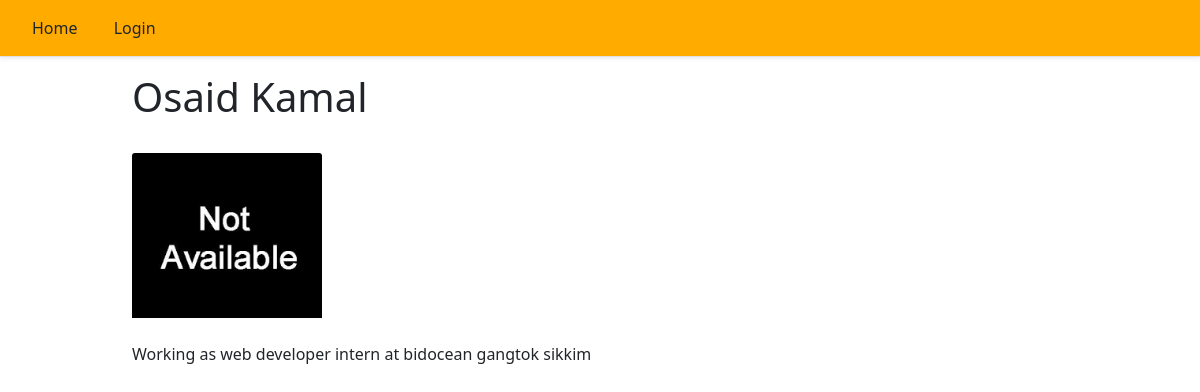
/show/1/, run on the app's committed database.
### new/models.py (models this page shows, shortened)
class Detail(models.Model):
    fullname=models.CharField(max_length=20,default="")
    image = models.ImageField(null=True, blank=True)
    desc = models.TextField(max_length=500, default="")
    shdesc = models.TextField(max_length=30, default="")
    name = models.OneToOneField(myuser, default=None,
                             on_delete=models.CASCADE, blank=True, null=True)

### new/views.py (the view)
# urls.py: path('show/<str:pk>/', views.show, name="show"),
def show(request,pk):
    employees = Detail.objects.get(id=pk)
    return render(request, "show.html", {'employees': employees})

### new/templates/show.html (shortened to what this page needs)
{% extends 'base.html' %}
{% block body %}
<div class="container">
        <h1>{{ employees.fullname }}</h1></br>
       <div class="ss"><img class="card-img-top"  src='/media/{{employees.image}}' alt="Image"></div></br>
        <p> {{ employees.desc }}</p>
</div>
{% endblock %}

### new/templates/navbar.html (style rules this page uses)
.container { max-width: 960px; }

### data on the page
Detail: fullname "Osaid Kamal", image (picture), desc "Working as web developer intern at bidocean gangtok sikkim"
